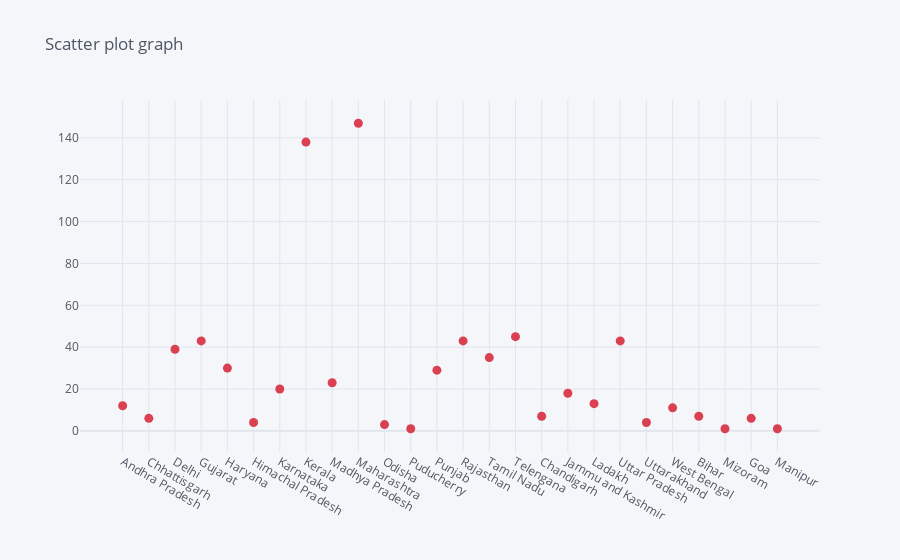

Notebook cell for this chart:
### Code cell
#Visualizing using scatter plot in plotly.
dfindia.iplot(kind="scatter",x="Name of State / UT",y="Total cases",mode="markers",title="Scatter plot graph",colors="red",size=9)

### Figure 1 — Plotly figure (JSON) as saved in the notebook; plotly's stock layout.template omitted (floating-point values rounded to 4 significant figures)
{"data": [{"line": {"color": "rgba(219, 64, 82, 1.0)", "dash": "solid", "shape": "linear", "width": 1.3}, "marker": {"size": 9, "symbol": "circle"}, "mode": "markers", "name": "Total cases", "text": "", "type": "scatter", "x": ["Andhra Pradesh", "Chhattisgarh", "Delhi", "Gujarat", "Haryana", "Himachal Pradesh", "Karnataka", "Kerala", "Madhya Pradesh", "Maharashtra", "Odisha", "Puducherry", "Punjab", "Rajasthan", "Tamil Nadu", "Telengana", "Chandigarh", "Jammu and Kashmir", "Ladakh", "Uttar Pradesh", "Uttarakhand", "West Bengal", "Bihar", "Mizoram", "Goa", "Manipur"], "y": [12, 6, 39, 43, 30, 4, 20, 138, 23, 147, 3, 1, 29, 43, 35, 45, 7, 18, 13, 43, 4, 11, 7, 1, 6, 1]}], "layout": {"legend": {"bgcolor": "#F5F6F9", "font": {"color": "#4D5663"}}, "paper_bgcolor": "#F5F6F9", "plot_bgcolor": "#F5F6F9", "title": {"font": {"color": "#4D5663"}, "text": "Scatter plot graph"}, "xaxis": {"gridcolor": "#E1E5ED", "showgrid": true, "tickfont": {"color": "#4D5663"}, "title": {"font": {"color": "#4D5663"}, "text": ""}, "zerolinecolor": "#E1E5ED"}, "yaxis": {"gridcolor": "#E1E5ED", "showgrid": true, "tickfont": {"color": "#4D5663"}, "title": {"font": {"color": "#4D5663"}, "text": ""}, "zerolinecolor": "#E1E5ED"}}}
